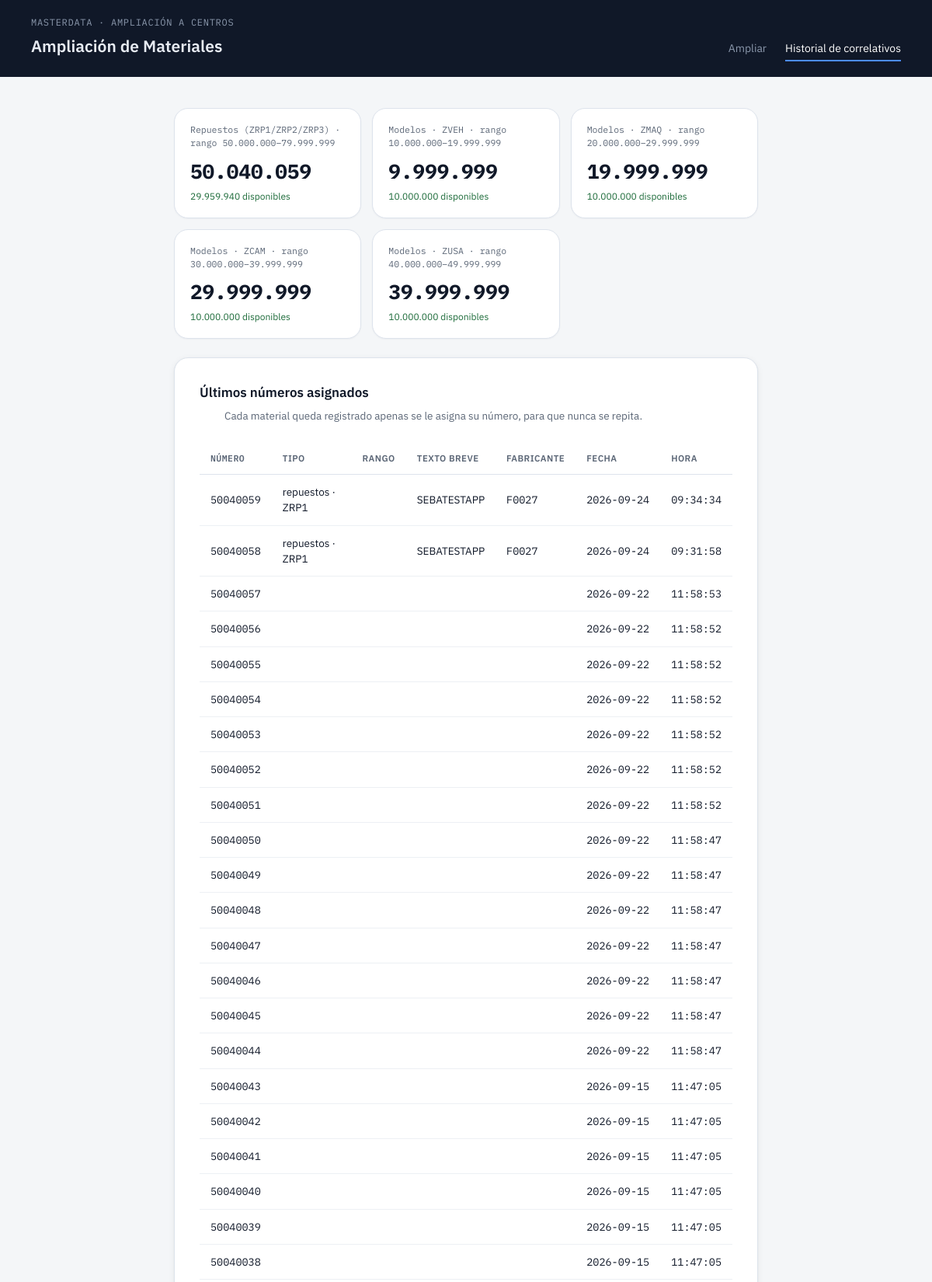
The page /historial (upper part) on the database its author committed.
### tables this page shows
CREATE TABLE contadores (
            nombre TEXT PRIMARY KEY,
            ultimo_valor INTEGER NOT NULL,
            range_min INTEGER NOT NULL,
            range_max INTEGER NOT NULL
        );

CREATE TABLE historial_asignaciones (
            id INTEGER PRIMARY KEY AUTOINCREMENT,
            nombre_contador TEXT NOT NULL,
            numero_asignado INTEGER NOT NULL,
            tipo TEXT NOT NULL,
            texto_breve TEXT,
            fabricante_codigo TEXT,
            fecha TEXT NOT NULL
        );

### app.py (the view)
@app.route("/historial")
def historial():
    rangos = [
        ("Repuestos (ZRP1/ZRP2/ZRP3)", "repuestos_material"),
        ("Modelos · ZVEH", "zveh_material"),
        ("Modelos · ZMAQ", "zmaq_material"),
        ("Modelos · ZCAM", "zcam_material"),
        ("Modelos · ZUSA", "zusa_material"),
    ]
    estados = []
    for etiqueta, nombre in rangos:
        r = correlativo.obtener_rango(nombre)
        estados.append((etiqueta, correlativo.estado_contador(nombre, r["min"], r["max"])))
    registros = correlativo.historial(limit=200)
    return render_template("historial.html", estados=estados, registros=registros)

### correlativo.py (called while the page is built, shortened)
def _get_conn():
    DB_PATH.parent.mkdir(parents=True, exist_ok=True)
    conn = sqlite3.connect(DB_PATH)
    conn.execute("""
        CREATE TABLE IF NOT EXISTS contadores (
            nombre TEXT PRIMARY KEY,
            ultimo_valor INTEGER NOT NULL,
            range_min INTEGER NOT NULL,
            range_max INTEGER NOT NULL
        )
    """)
    conn.execute("""
        CREATE TABLE IF NOT EXISTS historial_asignaciones (
            id INTEGER PRIMARY KEY AUTOINCREMENT,
            nombre_contador TEXT NOT NULL,
            numero_asignado INTEGER NOT NULL,
            tipo TEXT NOT NULL,
            texto_breve TEXT,
            fabricante_codigo TEXT,
            fecha TEXT NOT NULL
        )
    """)
    conn.commit()
    return conn

def obtener_rango(nombre_rango: str) -> dict:
    if nombre_rango in DEFAULT_RANGOS:
        return DEFAULT_RANGOS[nombre_rango]

def estado_contador(nombre_contador: str, range_min: int, range_max: int) -> dict:
    conn = _get_conn()
    try:
        cur = conn.execute(
            "SELECT ultimo_valor FROM contadores WHERE nombre = ?", (nombre_contador,)
        )
        row = cur.fetchone()
        ultimo = row[0] if row else range_min - 1
        return {
            "nombre": nombre_contador,
            "ultimo_valor": ultimo,
            "range_min": range_min,
            "range_max": range_max,
            "disponibles": range_max - ultimo,
        }
    finally:
        conn.close()

def historial(limit: int = 100) -> list:
    conn = _get_conn()
    try:
        cur = conn.execute(
            """SELECT numero_asignado, tipo, texto_breve, fabricante_codigo, fecha, nombre_contador
               FROM historial_asignaciones
               WHERE nombre_contador != 'material_global'
               ORDER BY id DESC LIMIT ?""",
            (limit,),
        )
        cols = ["numero_asignado", "tipo", "texto_breve", "fabricante_codigo", "fecha"]
        registros = [dict(zip(cols, r)) for r in cur.fetchall()]
        for reg in registros:
            fecha, _, hora = reg["fecha"].partition("T")
            reg["fecha_fmt"] = fecha
            reg["hora_fmt"] = hora
        return registros
    finally:
        conn.close()

### templates/historial.html
{% extends "base.html" %}
{% block content %}
<div class="stat-row">
  {% for tipo_id, estado in estados %}
    <div class="stat">
      <div class="stat-label">{{ tipo_id }} · rango {{ "{:,}".format(estado.range_min).replace(",", ".") }}–{{ "{:,}".format(estado.range_max).replace(",", ".") }}</div>
      <div class="stat-value">{{ "{:,}".format(estado.ultimo_valor).replace(",", ".") }}</div>
      <div class="stat-sub">{{ "{:,}".format(estado.disponibles).replace(",", ".") }} disponibles</div>
    </div>
  {% endfor %}
</div>
<div class="panel">
  <h2>Últimos números asignados</h2>
  <p class="lede">Cada material queda registrado apenas se le asigna su número, para que nunca se repita.</p>
  <table>
    <thead>
      <tr>
        <th class="num">Número</th>
        <th>Tipo</th>
        <th>Rango</th>
        <th>Texto breve</th>
        <th>Fabricante</th>
        <th>Fecha</th>
        <th>Hora</th>
      </tr>
    </thead>
    <tbody>
      {% for r in registros %}
      <tr>
        <td class="num">{{ r.numero_asignado }}</td>
        <td>{{ r.tipo }}</td>
        <td>{{ r.rango }}</td>
        <td>{{ r.texto_breve }}</td>
        <td class="num">{{ r.fabricante_codigo }}</td>
        <td class="num">{{ r.fecha_fmt }}</td>
        <td class="num">{{ r.hora_fmt }}</td>
      </tr>
      {% else %}
      <tr><td colspan="6">Todavía no se ha generado ninguna ampliación.</td></tr>
      {% endfor %}
    </tbody>
  </table>
</div>
{% endblock %}

### templates/base.html (shortened to what this page needs)
<!DOCTYPE html>
<html lang="es">
<head>
  <link rel="stylesheet" href="{{ url_for('static', filename='style.css') }}">
</head>
<body>
  <header class="top">
    <div class="brand">MASTERDATA · AMPLIACIÓN A CENTROS</div>
    <div class="top-row">
      <h1>Ampliación de Materiales</h1>
      <nav>
        <a href="{{ url_for('index') }}" class="{{ 'active' if request.endpoint == 'index' else '' }}">Ampliar</a>
        <a href="{{ url_for('historial') }}" class="{{ 'active' if request.endpoint == 'historial' else '' }}">Historial de correlativos</a>
      </nav>
    </div>
  </header>
  <main>
    {% block content %}{% endblock %}
  </main>
</body>
</html>

### static/style.css (style rules this page uses)
:root { --bg: #F4F6F8; --panel: #FFFFFF; --header-bg: #101828; --header-ink: #E7EBF2; --header-ink-dim: #8B98AC; --ink: #101828; --ink-dim: #5B6676; --line: #DDE3EC; --accent: #1E4FD6; --accent-hover: #163AA3; --accent-bg: #F5F8FF; --accent-bg-strong: #EAF1FF; --ok-bg: #EAF7EE; --ok-ink: #1D6B3A; --warn-bg: #FFF6E5; --warn-ink: #92600B; --err-bg: #FDEDEC; --err-ink: #B42318; --mono: "IBM Plex Mono", ui-monospace, "SFMono-Regular", Menlo, Consolas, monospace; --sans: "IBM Plex Sans", -apple-system, "Segoe UI", Helvetica, Arial, sans-serif; --radius-sm: 8px; --radius: 14px; --radius-lg: 18px; --shadow-sm: 0 1px 2px rgba(16, 24, 40, 0.04); --shadow: 0 2px 8px rgba(16, 24, 40, 0.06), 0 1px 2px rgba(16, 24, 40, 0.05); --shadow-lg: 0 12px 28px rgba(16, 24, 40, 0.10), 0 2px 6px rgba(16, 24, 40, 0.06); }
* { box-sizing: border-box; }
body { margin: 0; background: var(--bg); color: var(--ink); font-family: var(--sans); line-height: 1.5; }
header.top { background: var(--header-bg); color: var(--header-ink); padding: 20px 40px; }
header.top .brand { font-family: var(--mono); font-size: 12px; letter-spacing: 0.06em; text-transform: uppercase; color: var(--header-ink-dim); margin-bottom: 6px; }
header.top .top-row { display: flex; align-items: baseline; justify-content: space-between; flex-wrap: wrap; gap: 10px; }
header.top h1 { margin: 0; font-size: 21px; font-weight: 600; }
header.top nav { display: flex; gap: 24px; font-size: 14px; }
header.top nav a { color: var(--header-ink-dim); text-decoration: none; padding-bottom: 4px; border-bottom: 2px solid transparent; }
header.top nav a.active { color: #FFFFFF; border-bottom-color: #4C8CFF; }
main { max-width: 800px; margin: 0 auto; padding: 40px 24px 80px; }
.panel { background: var(--panel); border: 1px solid var(--line); border-radius: var(--radius-lg); padding: 32px; box-shadow: var(--shadow); }
h2 { font-size: 17px; font-weight: 600; margin: 0 0 6px; }
p.lede { color: var(--ink-dim); margin: 6px 0 24px 32px; font-size: 13.5px; max-width: 560px; }
table { width: 100%; border-collapse: collapse; font-size: 13.5px; margin-top: 6px; }
th, td { text-align: left; padding: 12px 14px; border-bottom: 1px solid #EDF0F4; }
th { font-size: 11.5px; letter-spacing: 0.04em; text-transform: uppercase; color: var(--ink-dim); font-weight: 600; border-bottom: 1px solid var(--line); }
td.num, th.num { font-family: var(--mono); white-space: nowrap; }
.stat-row { display: grid; grid-template-columns: repeat(auto-fit, minmax(180px, 1fr)); gap: 14px; margin-bottom: 24px; }
.stat { background: var(--panel); border: 1px solid var(--line); border-radius: var(--radius-lg); padding: 18px 20px; box-shadow: var(--shadow-sm); }
.stat-label { font-family: var(--mono); font-size: 11.5px; color: var(--ink-dim); }
.stat-value { font-family: var(--mono); font-size: 26px; font-weight: 700; margin: 8px 0 4px; color: var(--ink); }
.stat-sub { font-size: 12px; color: var(--ok-ink); }

### rows shown on the page
contadores: ultimo_valor "50.040.059"
historial_asignaciones: numero_asignado "50040059", tipo "repuestos · ZRP1", texto_breve "SEBATESTAPP", fabricante_codigo "F0027", fecha_fmt "2026-09-24", hora_fmt "09:34:34"
historial_asignaciones: numero_asignado "50040058", tipo "repuestos · ZRP1", texto_breve "SEBATESTAPP", fabricante_codigo "F0027", fecha_fmt "2026-09-24", hora_fmt "09:31:58"
historial_asignaciones: numero_asignado "50040057", fecha_fmt "2026-09-22", hora_fmt "11:58:53"
historial_asignaciones: numero_asignado "50040056", fecha_fmt "2026-09-22", hora_fmt "11:58:52"
historial_asignaciones: numero_asignado "50040055", fecha_fmt "2026-09-22", hora_fmt "11:58:52"
historial_asignaciones: numero_asignado "50040054", fecha_fmt "2026-09-22", hora_fmt "11:58:52"
historial_asignaciones: numero_asignado "50040053", fecha_fmt "2026-09-22", hora_fmt "11:58:52"
historial_asignaciones: numero_asignado "50040052", fecha_fmt "2026-09-22", hora_fmt "11:58:52"
historial_asignaciones: numero_asignado "50040051", fecha_fmt "2026-09-22", hora_fmt "11:58:52"
historial_asignaciones: numero_asignado "50040050", fecha_fmt "2026-09-22", hora_fmt "11:58:47"
historial_asignaciones: numero_asignado "50040049", fecha_fmt "2026-09-22", hora_fmt "11:58:47"
historial_asignaciones: numero_asignado "50040048", fecha_fmt "2026-09-22", hora_fmt "11:58:47"
historial_asignaciones: numero_asignado "50040047", fecha_fmt "2026-09-22", hora_fmt "11:58:47"
historial_asignaciones: numero_asignado "50040046", fecha_fmt "2026-09-22", hora_fmt "11:58:47"
historial_asignaciones: numero_asignado "50040045", fecha_fmt "2026-09-22", hora_fmt "11:58:47"
historial_asignaciones: numero_asignado "50040044", fecha_fmt "2026-09-22", hora_fmt "11:58:47"
historial_asignaciones: numero_asignado "50040043", fecha_fmt "2026-09-15", hora_fmt "11:47:05"
historial_asignaciones: numero_asignado "50040042", fecha_fmt "2026-09-15", hora_fmt "11:47:05"
historial_asignaciones: numero_asignado "50040041", fecha_fmt "2026-09-15", hora_fmt "11:47:05"
historial_asignaciones: numero_asignado "50040040", fecha_fmt "2026-09-15", hora_fmt "11:47:05"
historial_asignaciones: numero_asignado "50040039", fecha_fmt "2026-09-15", hora_fmt "11:47:05"
historial_asignaciones: numero_asignado "50040038", fecha_fmt "2026-09-15", hora_fmt "11:47:05"

### other values the page prints
{{ tipo_id }} "Repuestos (ZRP1/ZRP2/ZRP3)" "Modelos · ZVEH" "Modelos · ZMAQ" "Modelos · ZCAM" "Modelos · ZUSA"
{{ "{:,}".format(estado.range_min).replace(",", ".") }} "50.000.000" "10.000.000" "20.000.000" "30.000.000" "40.000.000"
{{ "{:,}".format(estado.range_max).replace(",", ".") }} "79.999.999" "19.999.999" "29.999.999" "39.999.999" "49.999.999"
{{ "{:,}".format(estado.disponibles).replace(",", ".") }} "29.959.940" "10.000.000" "10.000.000" "10.000.000" "10.000.000"
{{ "{:,}".format(estado.ultimo_valor).replace(",", ".") }} "9.999.999" "19.999.999" "29.999.999" "39.999.999"
